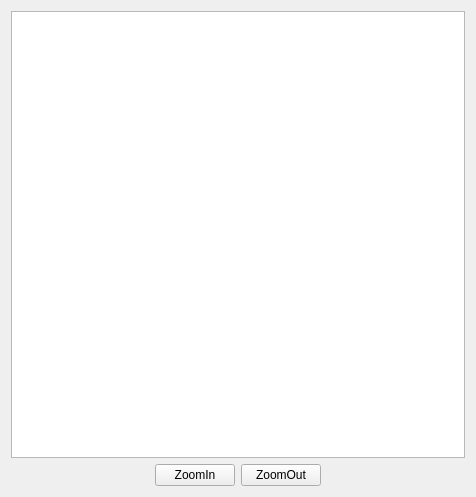
<?xml version="1.0" encoding="UTF-8"?>
<ui version="4.0">
 <class>Form</class>
 <widget class="QWidget" name="Form">
  <property name="geometry">
   <rect>
    <x>0</x>
    <y>0</y>
    <width>476</width>
    <height>497</height>
   </rect>
  </property>
  <property name="windowTitle">
   <string>Form</string>
  </property>
  <layout class="QVBoxLayout" name="verticalLayout">
   <item>
    <widget class="QGraphicsView" name="graphicsView"/>
   </item>
   <item>
    <layout class="QHBoxLayout" name="horizontalLayout_2">
     <item>
      <spacer name="horizontalSpacer">
       <property name="orientation">
        <enum>Qt::Horizontal</enum>
       </property>
       <property name="sizeHint" stdset="0">
        <size>
         <width>40</width>
         <height>20</height>
        </size>
       </property>
      </spacer>
     </item>
     <item>
      <widget class="QPushButton" name="pushButton_2">
       <property name="text">
        <string>ZoomIn</string>
       </property>
      </widget>
     </item>
     <item>
      <widget class="QPushButton" name="pushButton">
       <property name="text">
        <string>ZoomOut</string>
       </property>
      </widget>
     </item>
     <item>
      <spacer name="horizontalSpacer_2">
       <property name="orientation">
        <enum>Qt::Horizontal</enum>
       </property>
       <property name="sizeHint" stdset="0">
        <size>
         <width>40</width>
         <height>20</height>
        </size>
       </property>
      </spacer>
     </item>
    </layout>
   </item>
  </layout>
 </widget>
 <resources/>
 <connections>
  <connection>
   <sender>pushButton_2</sender>
   <signal>clicked()</signal>
   <receiver>Form</receiver>
   <slot>zoomIn()</slot>
   <hints>
    <hint type="sourcelabel">
     <x>169</x>
     <y>472</y>
    </hint>
    <hint type="destinationlabel">
     <x>2</x>
     <y>433</y>
    </hint>
   </hints>
  </connection>
  <connection>
   <sender>pushButton</sender>
   <signal>clicked()</signal>
   <receiver>Form</receiver>
   <slot>zoomOut()</slot>
   <hints>
    <hint type="sourcelabel">
     <x>294</x>
     <y>471</y>
    </hint>
    <hint type="destinationlabel">
     <x>474</x>
     <y>413</y>
    </hint>
   </hints>
  </connection>
 </connections>
 <slots>
  <slot>zoomIn()</slot>
  <slot>zoomOut()</slot>
 </slots>
</ui>
